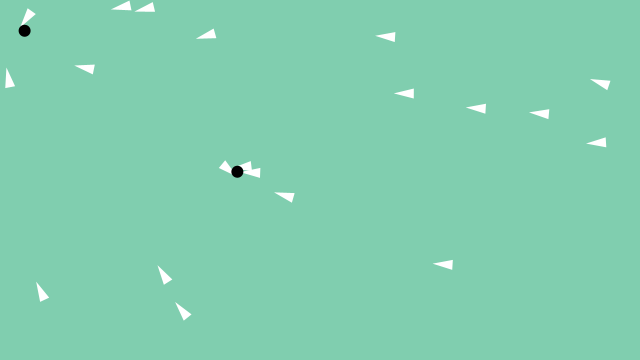
Frame 1 (no input)
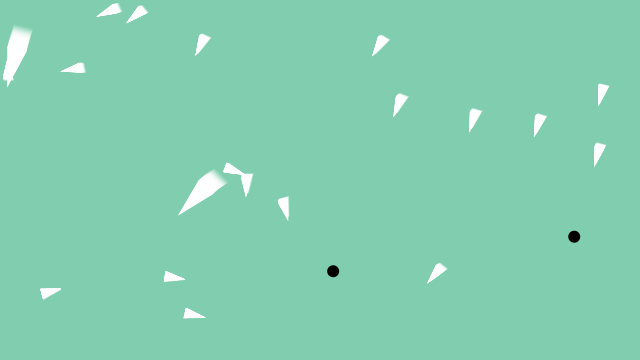
Frame 60 (the mouse pressed at the canvas centre just before this capture)
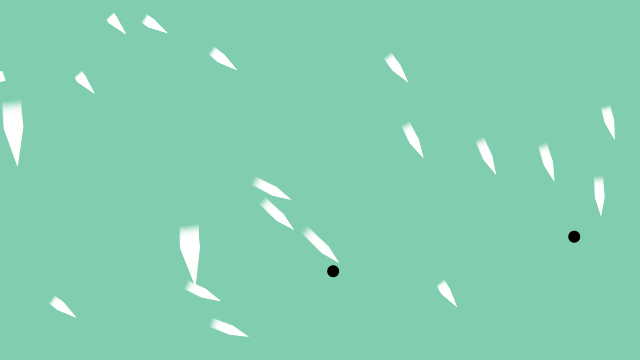
Frame 120 (the mouse held since frame 60 and released just before this capture)

The Processing sketch that drew these frames (run headless with seeded random() and noise(); from frame 60 on, the mouse is pressed at the canvas centre):

// Processing sketch: February14
// ── February14.pde
Fish[] fishes = new Fish[20];
Food food1, food2;

void setup() {
  size(640,360);
  smooth();
  noStroke();
  
  // declaration and instantiation separated as such because height/width variables that may be called in object constructors are affected by size()
  for (int i=0; i<fishes.length; i++){
    fishes[i] = new Fish();
  }
  food1 = new Food();
  food2 = new Food();
}


void draw() {
  background(128, 206, 175); //ocean water

  for (int i=0; i<fishes.length; i++){
    for (int j=0; j<fishes.length; j++){
      if (i != j) { // do not repel yourself
        PVector fishForce = fishes[j].repel(fishes[i]);
        fishes[i].applyForce(fishForce);
      }
    }
    PVector foodForce1 = food1.attract(fishes[i]);
    PVector foodForce2 = food2.attract(fishes[i]);
    fishes[i].applyForce(foodForce1);
    fishes[i].applyForce(foodForce2);
    fishes[i].update();
    
    boolean foodEaten1 = fishes[i].eatCheck(food1);
    boolean foodEaten2 = fishes[i].eatCheck(food2);
    if (foodEaten1) food1.location = new PVector(random(width), random(height)); // food is respawn
    if (foodEaten2) food2.location = new PVector(random(width), random(height)); // food is respawn
    
    fishes[i].display();
  }
  
  food1.display();
  food2.display();
}

class Food {
  float radius;
  PVector location;
  float G = 1;

  Food() {
    radius = 6;
    location = new PVector(random(width), random(height));
  }

  PVector attract(Fish f) {
    PVector force = PVector.sub(location, f.location);
    float distance = force.mag();
    distance = constrain(distance,5.0,25.0); // constrain the distance so that our circle doesn’t spin out of control
    force.normalize();
    float strength = (G * radius * f.mass) / (distance * distance);
    force.mult(strength);
    return force;
  }

  void display() {
    fill(0); //fish food color
    ellipse(location.x, location.y, radius*2, radius*2);
  }
}


class Fish {
  PVector location;
  PVector velocity;
  PVector acceleration;
  float mass;
  float G = 0.5;
  
  // array for object trail - implemented in display()
  // source - https://hellocircuits.com/2013/10/08/simple-object-trails-in-processing/
  int numShapes = 20;
  int currentShape; // counter
  float[] shapeX; // x coordinates
  float[] shapeY; // y coordinates
  float[] shapeA; // alpha values

  Fish() {
    location = new PVector(random(width),random(height)); // random so starting points are different
    velocity = new PVector(0,0);
    acceleration = new PVector(0,0);
    mass = 1; // gradually increased as fish eats food
    currentShape = 0;                   
    shapeX = new float[numShapes];  
    shapeY = new float[numShapes];  
    shapeA = new float[numShapes];
  }

  // Newton's second law
  void applyForce(PVector force) {
    PVector f = PVector.div(force,mass);
    acceleration.add(f);
  }
  
  PVector repel(Fish f) {
    PVector force = PVector.sub(location, f.location);
    float distance = force.mag();
    distance = constrain(distance, 5.0, 25.0);
    force.normalize();

    float strength = (G * mass * f.mass) / (distance * distance);
    force.mult(strength);
    force.mult(-1); // repel
    
    return force;
  }

  void update() {
    velocity.add(acceleration);
    location.add(velocity);
    acceleration.mult(0); // clear the acceleration each time
  }
  
  boolean eatCheck(Food f) {
    if (
      (location.x >= f.location.x - f.radius) && (location.x <= f.location.x + f.radius) //in between horizontally
        &&
      (location.y >= f.location.y - f.radius) && (location.y <= f.location.y + f.radius) //in between vertically
    ){
      // modify fish-related things inside this function
      // for food-related things, modify outside this function because this Food f is pass by value (copy), not pass by reference (actual variable)
      mass++;
      return true;
    } else {
      return false;
    }
  }

  void display() {
    shapeX[currentShape] = location.x;
    shapeY[currentShape] = location.y;
    shapeA[currentShape] = 255;
    
    for (int i=0; i<numShapes; i++) {
      // color
      fill(255, shapeA[i]);
      shapeA[i] -= 255/numShapes;
      
      // shape   
      pushMatrix();
      translate(shapeX[i], shapeY[i]);
      rotate(velocity.heading());
      triangle(0, 5*mass, 0, -5*mass, 20*mass, 0); // eating food increases size
      popMatrix();
    }
    
    // increment counter
    currentShape++;
    currentShape %= numShapes;  // rollover counter to 0 when up to numShapes
  }

  void checkEdges() {
    if (location.x > width) {
      location.x = width;
      velocity.x *= -1;
    } else if (location.x < 0) {
      location.x = 0;
      velocity.x *= -1;
    }

    if (location.y > height) {
      location.y = height;
      velocity.y *= -1;
    } else if (location.y < 0) {
      location.y = 0;
      velocity.y *= -1;
    }
  }
}
